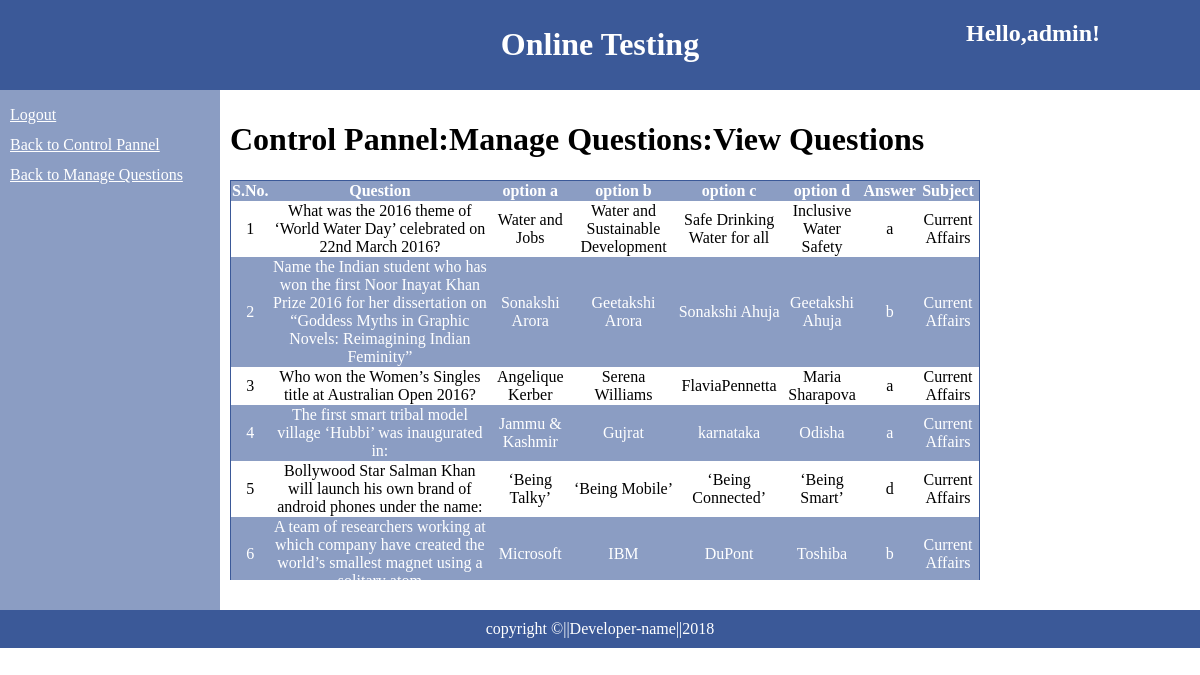
Screenshot of /public/viewquestions.php (signed in) with the database file from the repository.
### tables this page shows
CREATE TABLE `question` (
  `queid` int(5) NOT NULL,
  `que` varchar(255) NOT NULL,
  `optiona` varchar(100) DEFAULT NULL,
  `optionb` varchar(100) DEFAULT NULL,
  `optionc` varchar(100) DEFAULT NULL,
  `optiond` varchar(100) DEFAULT NULL,
  `ans` enum('a','b','c','d') DEFAULT NULL,
  `subject` varchar(40) NOT NULL
);

### public/viewquestions.php (the view, shortened to what this page needs)
<?php
   $con=mysqli_connect('localhost','root','');
 mysqli_select_db($con,'id4897078_onlinetestdb');
 $q="select * from question";
 $result=mysqli_query($con,$q);
 $row_count=mysqli_num_rows($result);
?>
<html>
 <head>
  <link rel="stylesheet" type="text/css" href="./css/layout.css" />
  <link rel="stylesheet" type="text/css" href="./css/theme.css" />
  <link rel="stylesheet" type="text/css" href="./css/table.css" />
 </head>
 <body>
  <div id="header">
   <h1>Online Testing</h1>
   <h2 id="hello"> Hello,<?php echo $_SESSION['username']; ?>!</h2>
  </div>
  <div id="nav">
   <a href="http://localhost/Core-test-portal/public/logout.php">Logout</a><br/>
   <a href="http://localhost/Core-test-portal/public/adminhome.php">Back to Control Pannel</a><br/>
   <a href="http://localhost/Core-test-portal/public/managequestions.php">Back to Manage Questions</a><br/>
    </div>
  <div id="section">
  <h1>Control Pannel:Manage Questions:View Questions</h1>
  <div id="tablediv">
  <table id="questiontable">
	 <tr id="headrow">
	  <th>S.No.</th>
	  <th>Question</th>
	  <th>option a</th>
	  <th>option b</th>
	  <th>option c</th>
	  <th>option d</th>
	  <th>Answer</th>
	  <th>Subject</th>
	 </tr>
<?php
	for($i=1;$i<=$row_count;$i++)
	{
	  $row=mysqli_fetch_array($result);
?>
	 <tr class="<?php if($i%2==0) echo "odd"; ?>">
	  <td><?php echo $row['queid']; ?></th>
	  <td><?php echo $row['que']; ?></td>
	  <td><?php echo $row['optiona']; ?></td>
	  <td><?php echo $row['optionb']; ?></td>
	  <td><?php echo $row['optionc']; ?></td>
	  <td><?php echo $row['optiond']; ?></td>
	  <td><?php echo $row['ans']; ?></td>
	  <td><?php echo $row['subject'];?></td>
	 </tr>
<?php } ?>
   </table>
   </div>
    </div>
   <div id="footer">
    copyright &copy;||Developer-name||2018
   </div>
 </body>
</html>

### public/css/layout.css (style rules this page uses)
body { font-family:calibri; padding:0px; margin:0px; }
#header { background-color:#3b5998; text-align:center; padding:5px; color:white; }
#nav { line-height:30px; background-color:#8b9dc3; width:200px; min-height:500px; float:left; padding:10px; }
#nav a { color:white; }
#section { float:left; width:750px; padding:10px; min-height:500px; }
#footer { background-color:#3b5998; clear:both; text-align:center; color:white; padding:10px; }

### public/css/theme.css (style rules this page uses)
#hello { position:absolute; top:0px; right:100px; color:white; }

### public/css/table.css (style rules this page uses)
#tablediv { overflow-x:hidden; overflow-y:scroll; height:400px; width:102%; }
table#questiontable { text-align:center; border-collapse:collapse; width:750px; border:1px solid #3b5998; }
table#questiontable tr.odd { background-color:#8b9dc3; color:white; }
table#questiontable tr#headrow { color:white; background-color:#8b9dc3; }
table#questiontable th,table#questiontable td { padding-right:3px; }

### rows the page displays
question: queid "1", que "What was the 2016 theme of ‘World Water Day’ celebrated on 22nd March 2016?", optiona "Water and Jobs", optionb "Water and Sustainable Development", optionc "Safe Drinking Water for all", optiond "Inclusive Water Safety", ans "a", subject "Current Affairs"
question: queid "2", que "Name the Indian student who has won the first Noor Inayat Khan Prize 2016 for her dissertation on “Goddess Myths in Graphic Novels: Reimagining Indian Feminity”", optiona "Sonakshi Arora", optionb "Geetakshi Arora", optionc "Sonakshi Ahuja", optiond "Geetakshi Ahuja", ans "b", subject "Current Affairs"
question: queid "3", que "Who won the Women’s Singles title at Australian Open 2016?", optiona "Angelique Kerber", optionb "Serena Williams", optionc "FlaviaPennetta", optiond "Maria Sharapova", ans "a", subject "Current Affairs"
question: queid "4", que "The first smart tribal model village ‘Hubbi’ was inaugurated in:", optiona "Jammu & Kashmir", optionb "Gujrat", optionc "karnataka", optiond "Odisha", ans "a", subject "Current Affairs"
question: queid "5", que "Bollywood Star Salman Khan will launch his own brand of android phones under the name:", optiona "‘Being Talky’", optionb "‘Being Mobile’", optionc "‘Being Connected’", optiond "‘Being Smart’", ans "d", subject "Current Affairs"
question: queid "6", que "A team of researchers working at which company have created the world’s smallest magnet using a…", optiona "Microsoft", optionb "IBM", optionc "DuPont", optiond "Toshiba", ans "b", subject "Current Affairs"

### other values shown
$_SESSION['username'] "admin"
